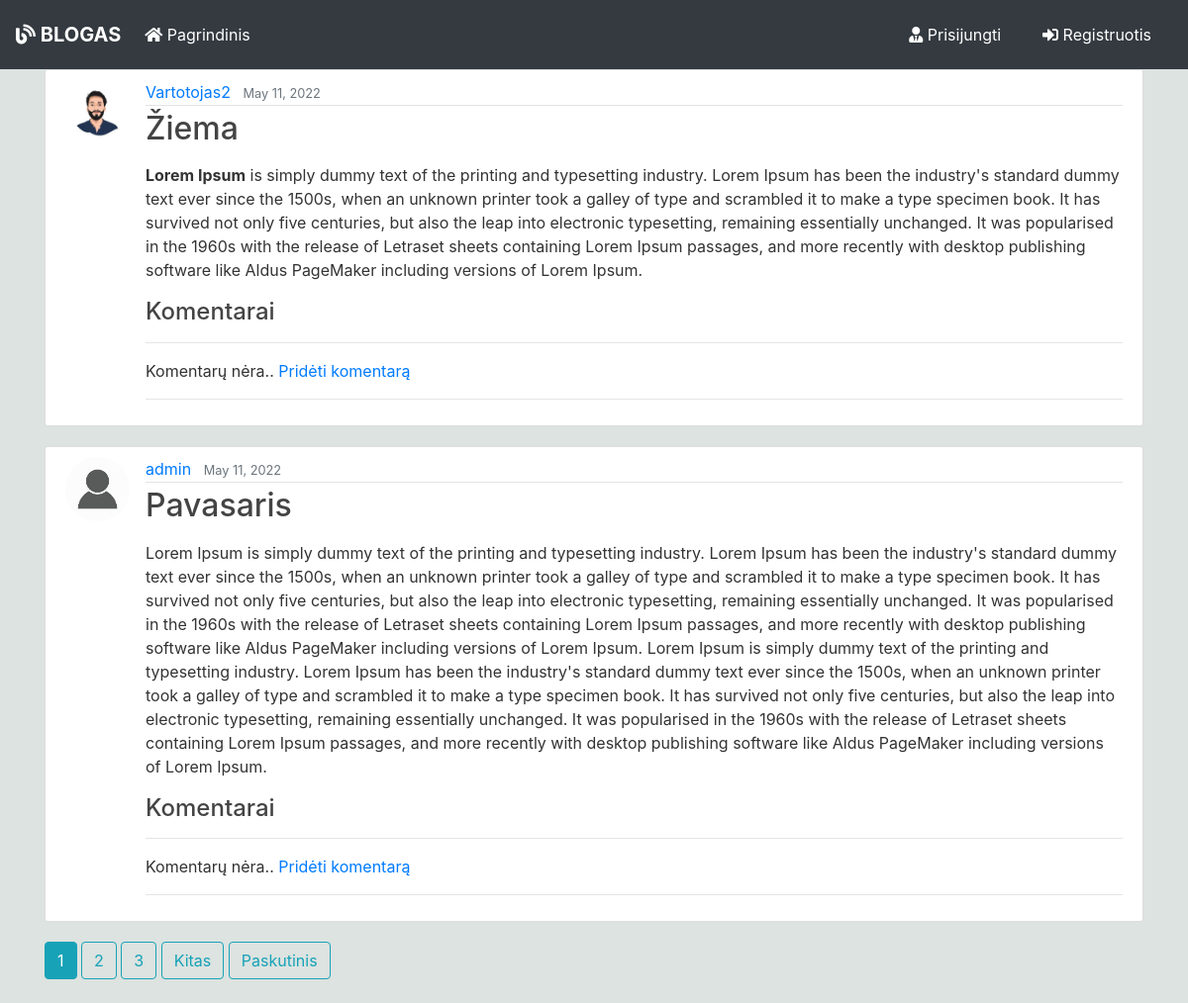
Before: / with the older database file.
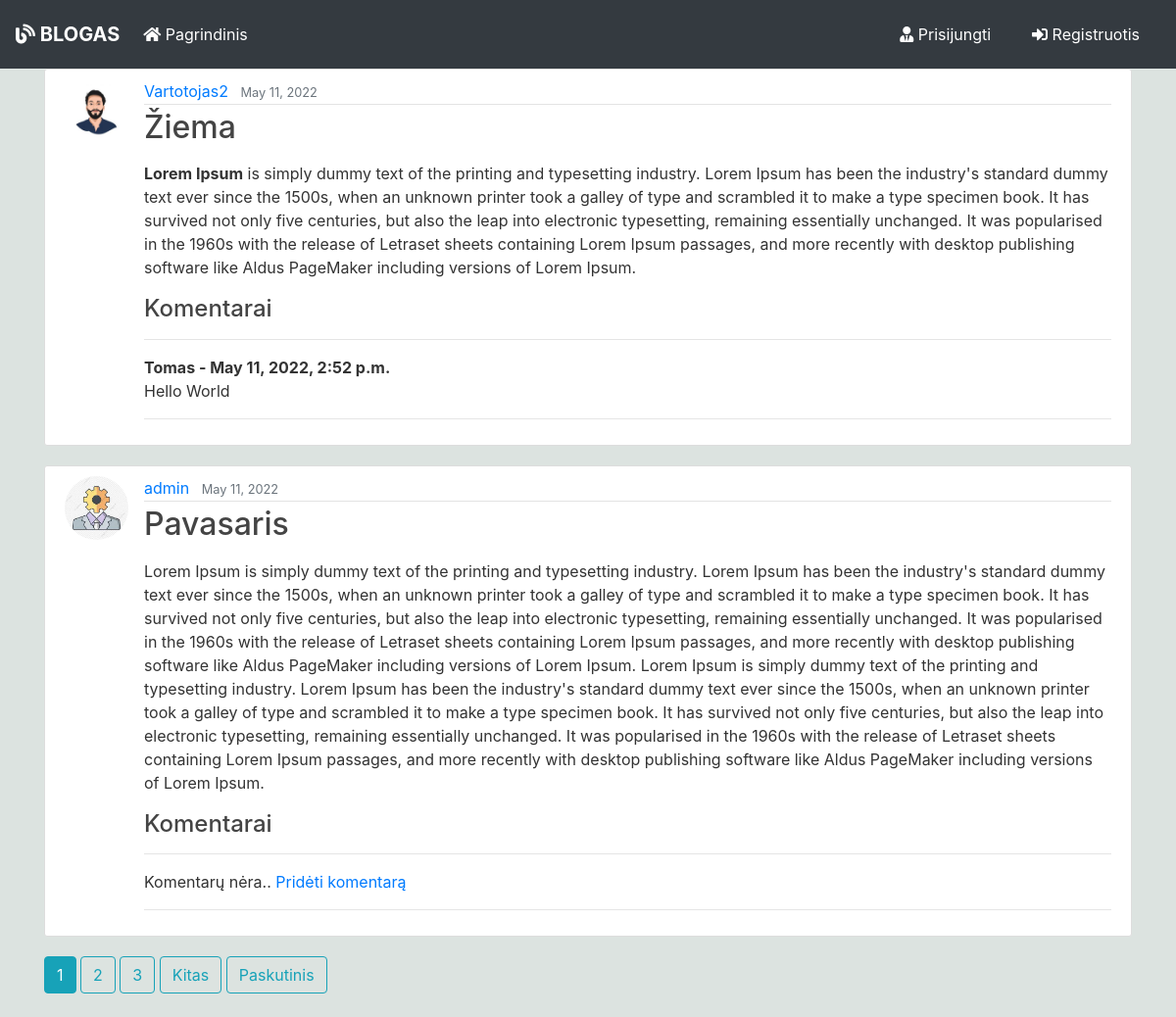
After: the same page with the newer database file.
### blog/models.py (models this page shows, shortened)
class Post(models.Model):
    title = models.CharField(max_length=100)
    content = HTMLField('Content', null=True)
    date_posted = models.DateTimeField(default=timezone.now)
    author = models.ForeignKey(User, on_delete=models.CASCADE)

class Comment(models.Model):
    post = models.ForeignKey(Post, related_name="comments", on_delete=models.CASCADE)
    name = models.CharField(max_length=200)
    body = models.TextField()
    date_added = models.DateTimeField(auto_now_add=True)

### users/models.py (models this page shows, shortened)
class Profile(models.Model):
    user = models.OneToOneField(User, on_delete=models.CASCADE)
    image = models.ImageField(default='default.jpg', upload_to='profile_pics')

### blog/views.py (the view)
# urls.py: path('', PostListView.as_view(), name='blog-home'),
class PostListView(ListView):
    model = Post
    template_name = 'blog/home.html'
    context_object_name = 'posts'
    ordering = ['-date_posted']
    paginate_by = 2

### blog/templates/blog/home.html (shortened to what this page needs)
{% extends "blog/base.html" %}
{% block content %}
    {% for post in posts %}
        <article class="media content-section">
          <img class="rounded-circle article-img" src="{{ post.author.profile.image.url }}">
          <div class="media-body">
            <div class="article-metadata">
              <a class="mr-2" href="{% url 'user-posts' post.author.username %}">{{ post.author }}</a>
              <small class="text-muted">{{ post.date_posted|date:"F d, Y" }}</small>
            </div>
            <h2><a class="article-title" href="{% url 'post-detail' post.id %}">{{ post.title }}</a></h2>
            <p class="article-content">{{ post.content  | safe }}</p>
                    <h4> Komentarai </h4>
                    <hr>
              {% if not post.comments.all %}
                        Komentarų nėra.. <a href="#">
                        Pridėti komentarą </a>
              {% else %}
                {% for comment in post.comments.all %}
                    <strong>{{ comment.name }} -
                            {{ comment.date_added }}
                    </strong>
                    <br/>
                  {{ comment.body }}
                {% endfor %}
              {% endif %}
              <hr>
          </div>
        </article>
    {% endfor %}
    {% if is_paginated %}
      {% for num in page_obj.paginator.page_range %}
        {% if page_obj.number == num %}
          <a class="btn btn-info mb-4" href="?page={{ num }}">{{ num }}</a>
        {% elif num > page_obj.number|add:'-3' and num < page_obj.number|add:'3' %}
          <a class="btn btn-outline-info mb-4" href="?page={{ num }}">{{ num }}</a>
        {% endif %}
      {% endfor %}
      {% if page_obj.has_next %}
        <a class="btn btn-outline-info mb-4" href="?page={{ page_obj.next_page_number }}">Kitas</a>
        <a class="btn btn-outline-info mb-4" href="?page={{ page_obj.paginator.num_pages }}">Paskutinis</a>
      {% endif %}
    {% endif %}
{% endblock content %}

Changed rows visible on the page:
changed Post "Žiema": gains Comment (name "Tomas", date_added "May 11, 2022, 2:52 p.m.", body "Hello World"); no longer shows "Komentarų nėra.. Pridėti komentarą"
changed through a linked row, Post "Pavasaris": author.profile.image: picture added in place of a placeholder
